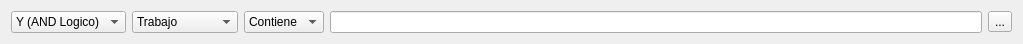
<?xml version="1.0" encoding="UTF-8"?>
<ui version="4.0">
 <class>Form</class>
 <widget class="QWidget" name="Form">
  <property name="geometry">
   <rect>
    <x>0</x>
    <y>0</y>
    <width>1023</width>
    <height>39</height>
   </rect>
  </property>
  <property name="windowTitle">
   <string>Form</string>
  </property>
  <layout class="QHBoxLayout" name="horizontalLayout">
   <item>
    <widget class="QComboBox" name="comboBox">
     <item>
      <property name="text">
       <string>Y (AND Logico)</string>
      </property>
     </item>
     <item>
      <property name="text">
       <string>O (OR Logico)</string>
      </property>
     </item>
    </widget>
   </item>
   <item>
    <widget class="QComboBox" name="comboBox_2">
     <item>
      <property name="text">
       <string>Trabajo</string>
      </property>
     </item>
     <item>
      <property name="text">
       <string>Fecha Ingeso</string>
      </property>
     </item>
     <item>
      <property name="text">
       <string>Fecha Egreso</string>
      </property>
     </item>
     <item>
      <property name="text">
       <string>Estado</string>
      </property>
     </item>
    </widget>
   </item>
   <item>
    <widget class="QComboBox" name="comboBox_3">
     <item>
      <property name="text">
       <string>Contiene</string>
      </property>
     </item>
     <item>
      <property name="text">
       <string>=</string>
      </property>
     </item>
     <item>
      <property name="text">
       <string>&gt;</string>
      </property>
     </item>
     <item>
      <property name="text">
       <string>&gt;=</string>
      </property>
     </item>
     <item>
      <property name="text">
       <string>&lt;&gt;</string>
      </property>
     </item>
     <item>
      <property name="text">
       <string>&lt;</string>
      </property>
     </item>
     <item>
      <property name="text">
       <string>&lt;=</string>
      </property>
     </item>
    </widget>
   </item>
   <item>
    <widget class="QLineEdit" name="lineEdit"/>
   </item>
   <item>
    <widget class="QToolButton" name="toolButton">
     <property name="text">
      <string>...</string>
     </property>
     <property name="icon">
      <iconset resource="../src/resources.qrc">
       <normaloff>:/icons/graphics/list-remove-4.png</normaloff>:/icons/graphics/list-remove-4.png</iconset>
     </property>
    </widget>
   </item>
  </layout>
 </widget>
 <resources>
  <include location="../src/resources.qrc"/>
 </resources>
 <connections/>
</ui>
